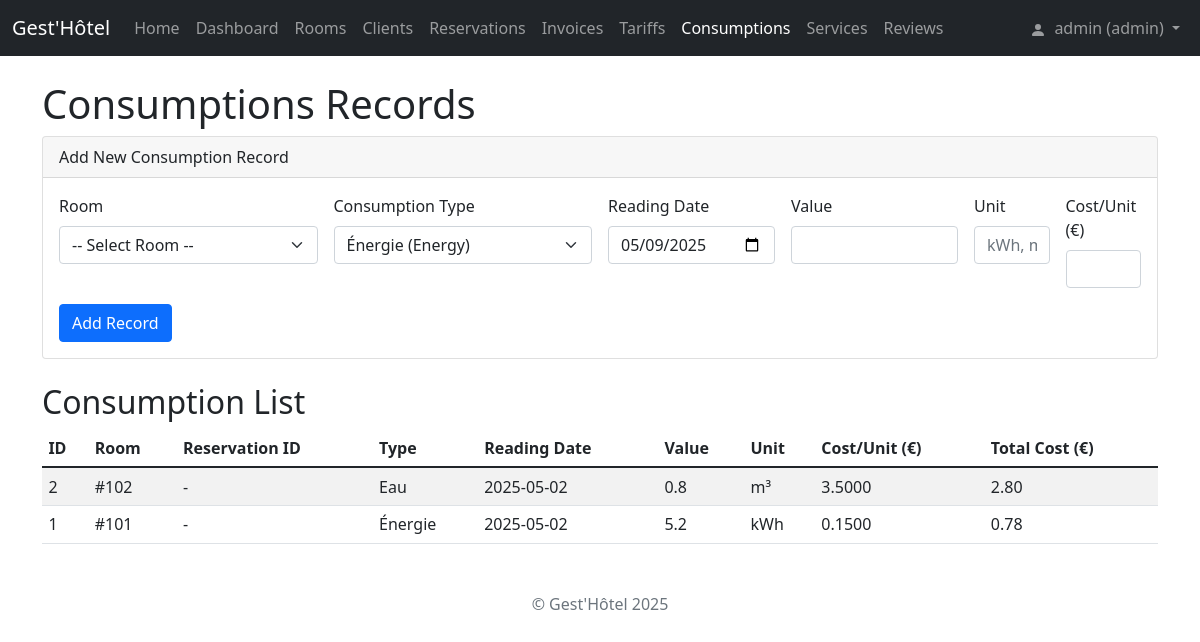
The app's page /consommations (signed in) with its own data.
### tables this page shows
CREATE TABLE consommations (
            id_consommation INTEGER PRIMARY KEY AUTOINCREMENT,
            id_chambre INTEGER NOT NULL,
            id_reservation INTEGER,
            type_consommation TEXT NOT NULL CHECK(type_consommation IN ('Énergie', 'Eau', 'Gaz', 'Minibar')),
            date_releve TEXT NOT NULL,
            valeur REAL NOT NULL,
            unite TEXT NOT NULL,
            cout_unitaire REAL NOT NULL,
            FOREIGN KEY (id_chambre) REFERENCES chambres(id_chambre) ON DELETE CASCADE,
            FOREIGN KEY (id_reservation) REFERENCES reservations(id_reservation) ON DELETE SET NULL
        );

CREATE TABLE chambres (
            id_chambre INTEGER PRIMARY KEY AUTOINCREMENT,
            numero_chambre TEXT UNIQUE NOT NULL,
            type_chambre TEXT NOT NULL CHECK(type_chambre IN ('Simple', 'Double', 'Suite', 'Familiale')),
            prix_nuit_base REAL NOT NULL CHECK(prix_nuit_base >= 0),
            statut TEXT NOT NULL CHECK(statut IN ('Libre', 'Occupé', 'En nettoyage'))
        );

### app.py (the view)
@app.route('/consommations')
@require_role('staff')
def view_consommations():
    try:
        conn = get_db_connection()
        consommations = conn.execute('''
            SELECT co.*, ch.numero_chambre
            FROM consommations co
            JOIN chambres ch ON co.id_chambre = ch.id_chambre
            ORDER BY co.date_releve DESC, co.id_consommation DESC
        ''').fetchall()
        chambres = conn.execute('SELECT id_chambre, numero_chambre FROM chambres ORDER BY numero_chambre').fetchall()
        conn.close()
        return render_template('consommations.html', consommations=consommations, chambres=chambres)
    except Exception as e:
        flash(f'Error fetching consumptions: {str(e)}', 'danger')
        return render_template('consommations.html', consommations=[], chambres=[])

### app.py (called while the page is built)
@app.context_processor
def inject_now():
    return {'now': datetime.utcnow}

def get_db_connection():
    conn = sqlite3.connect('gesthotel.db')
    conn.row_factory = sqlite3.Row # Access columns by name
    conn.execute("PRAGMA foreign_keys = ON") # Ensure FK constraints are active
    return conn

def login_required(f):
    @wraps(f)
    def decorated_function(*args, **kwargs):
        if 'user_id' not in session:
            flash('Please log in to access this page.', 'warning')
            return redirect(url_for('login', next=request.url))
        return f(*args, **kwargs)
    return decorated_function

def require_role(required_role):
    def decorator(f):
        @wraps(f)
        @login_required # User must be logged in first
        def decorated_function(*args, **kwargs):
            user_role = session.get('role')
            allowed = False
            if user_role == required_role:
                allowed = True
            elif user_role == 'admin' and required_role in ['staff', 'client']:
                allowed = True
            elif user_role == 'staff' and required_role == 'client':
                 allowed = True
            if not allowed:
                return render_template('unauthorized.html', required_role=required_role), 403
            return f(*args, **kwargs)
        return decorated_function
    return decorator

### templates/consommations.html (shortened to what this page needs)
{% extends "base.html" %}
{% block content %}
<h1>Consumptions Records</h1>
{% if session.role in ['admin', 'staff'] %}
<div class="card mb-4">
    <div class="card-header">Add New Consumption Record</div>
    <div class="card-body">
        <form action="{{ url_for('add_consommation') }}" method="post" class="row g-3">
            <div class="col-md-3">
                <label for="id_chambre" class="form-label">Room</label>
                <select class="form-select" id="id_chambre" name="id_chambre" required>
                    <option value="" selected disabled>-- Select Room --</option>
                </select>
            </div>
            <div class="col-md-3">
                <label for="type_consommation" class="form-label">Consumption Type</label>
                <select class="form-select" id="type_consommation" name="type_consommation" required>
                     <option value="Énergie">Énergie (Energy)</option>
                 </select>
            </div>
            <div class="col-md-2">
                <label for="date_releve" class="form-label">Reading Date</label>
                <input type="date" class="form-control" id="date_releve" name="date_releve" value="{{ now().strftime('%Y-%m-%d') }}" required>
            </div>
            <div class="col-md-2">
                <label for="valeur" class="form-label">Value</label>
                <input type="number" step="any" class="form-control" id="valeur" name="valeur" required>
            </div>
             <div class="col-md-1">
                <label for="unite" class="form-label">Unit</label>
                <input type="text" class="form-control" id="unite" name="unite" placeholder="kWh, m³, item" required>
            </div>
             <div class="col-md-1">
                <label for="cout_unitaire" class="form-label">Cost/Unit (€)</label>
                <input type="number" step="any" min="0" class="form-control" id="cout_unitaire" name="cout_unitaire" required>
            </div>
             <div class="col-12">
                <button type="submit" class="btn btn-primary">Add Record</button>
            </div>
        </form>
    </div>
</div>
{% endif %}
<h2>Consumption List</h2>
<table class="table table-striped table-hover table-sm">
    <thead>
        <tr>
            <th>ID</th>
            <th>Room</th>
            <th>Reservation ID</th>
            <th>Type</th>
            <th>Reading Date</th>
            <th>Value</th>
            <th>Unit</th>
            <th>Cost/Unit (€)</th>
            <th>Total Cost (€)</th>
        </tr>
    </thead>
    <tbody>
        {% for conso in consommations %}
        <tr>
            <td>{{ conso.id_consommation }}</td>
            <td>#{{ conso.numero_chambre }}</td>
            <td>{% if conso.id_reservation %}{{ conso.id_reservation }}{% else %}-{% endif %}</td>
            <td>{{ conso.type_consommation }}</td>
            <td>{{ conso.date_releve }}</td>
            <td>{{ conso.valeur }}</td>
            <td>{{ conso.unite }}</td>
            <td>{{ "%.4f"|format(conso.cout_unitaire) }}</td>
             <td>{{ "%.2f"|format(conso.valeur * conso.cout_unitaire) }}</td>
        </tr>
        {% else %}
        <tr>
            <td colspan="9" class="text-center">No consumption records found.</td>
        </tr>
        {% endfor %}
    </tbody>
</table>
{% endblock %}

### templates/base.html (style rules this page uses)
body { padding-top: 5rem; }
.table-sm th, .table-sm td { padding: 0.4rem; }

### records on screen
consommations: id_consommation "2", numero_chambre "102", type_consommation "Eau", date_releve "2025-05-02", valeur "0.8", unite "m³", cout_unitaire "3.5000", conso.valeur*conso.cout_unitaire "2.80"
consommations: id_consommation "1", numero_chambre "101", type_consommation "Énergie", date_releve "2025-05-02", valeur "5.2", unite "kWh", cout_unitaire "0.1500", conso.valeur*conso.cout_unitaire "0.78"

### other values on screen
{{ session.username }} "admin"
{{ session.role }} "admin"
